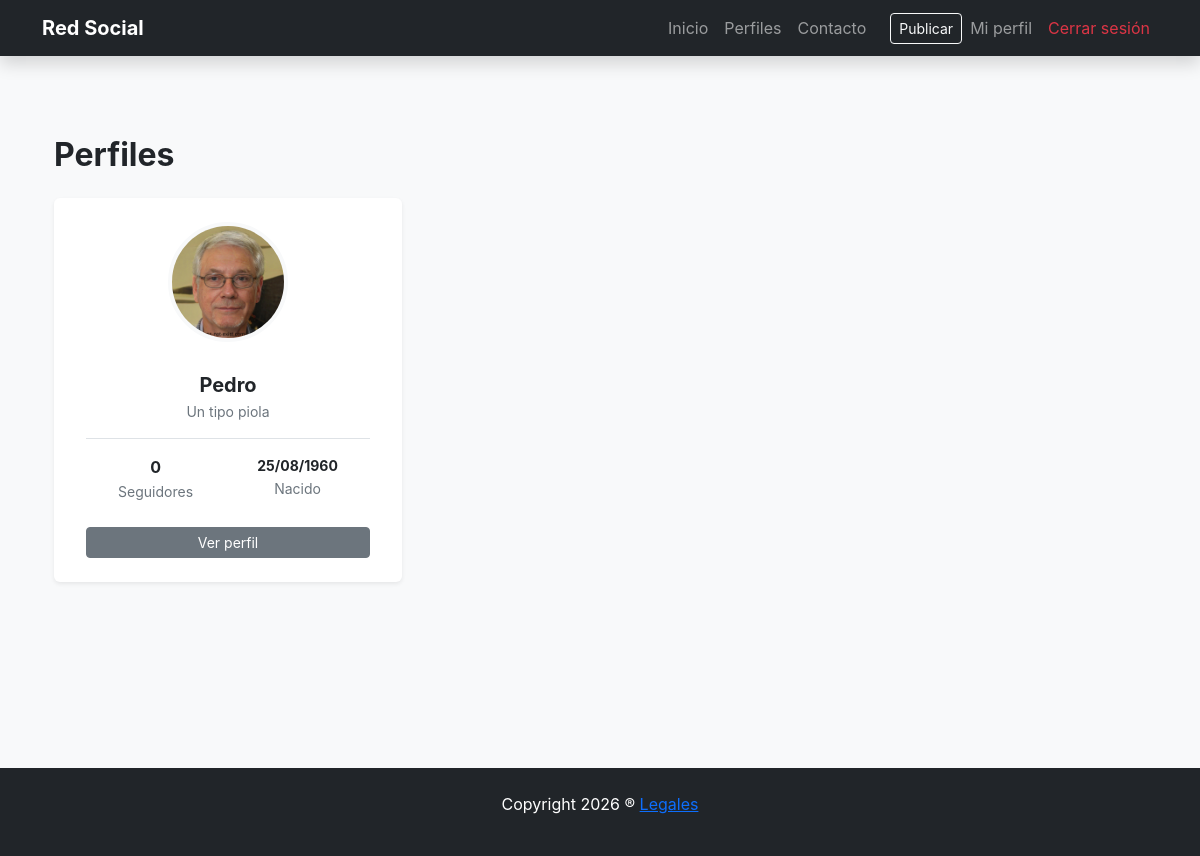
/profile/list/ (signed in), run on an earlier commit of the app's database.
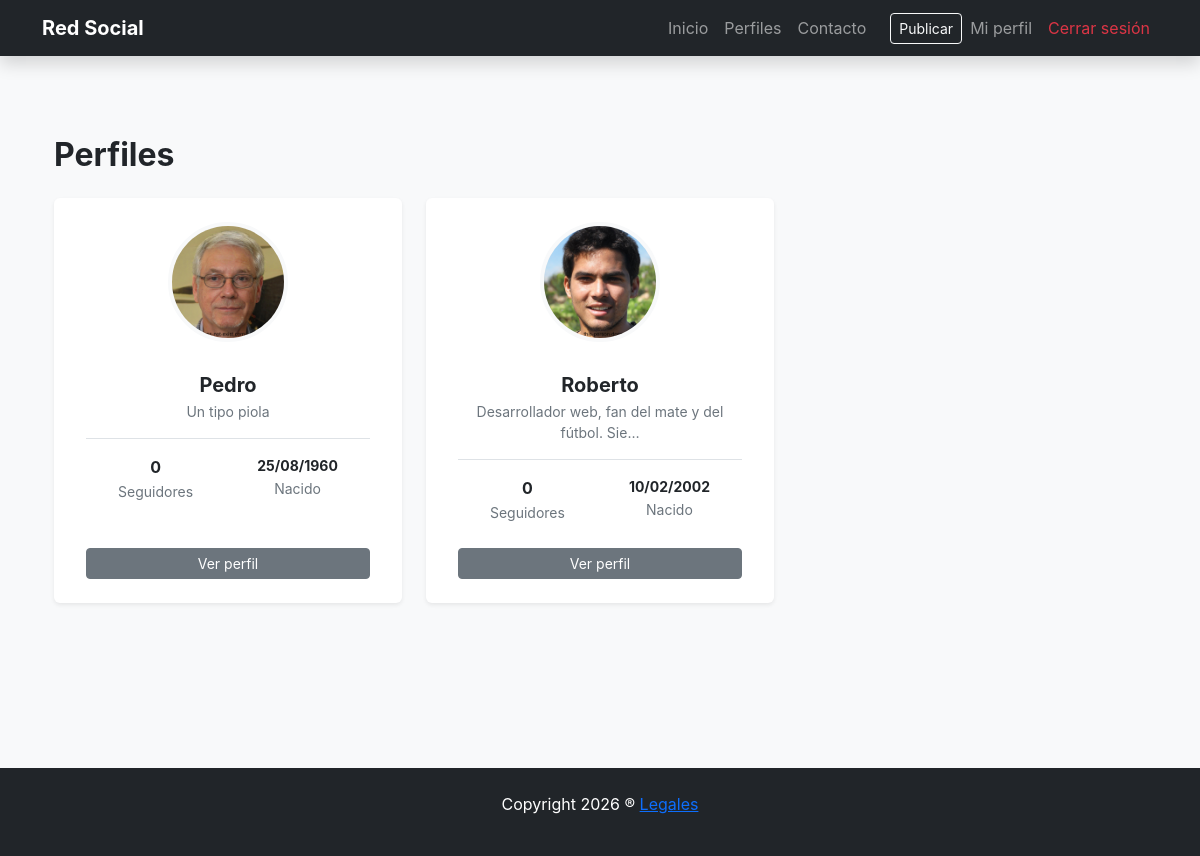
And on a later commit of the database.
### profiles/models.py (models this page shows, shortened)
class UserProfile(models.Model):
    user = models.OneToOneField(User, on_delete=models.CASCADE, related_name='profile')
    profile_picture = models.ImageField('Imagen de perfil', upload_to='profile_picture/', blank=True, null=True)
    bio =models.TextField('Biografia', max_length=500, blank=True)
    birth_date = models.DateField('Fecha de nacimiento', null=True, blank=True)
    followers = models.ManyToManyField('self', symmetrical=False, related_name='following', through='Follow')
    class Meta:
        verbose_name = 'Perfil'
        verbose_name_plural = 'Pefiles'

### RedSocial/views.py (the view)
# urls.py: path('profile/list/', ProfileListView.as_view(), name ='profile_list'),
class ProfileListView(ListView):
    model = UserProfile
    template_name = "general/profile_list.html"
    context_object_name = "profiles"
    def get_queryset(self):
        queryset = UserProfile.objects.all().order_by('user__username')
        queryset = queryset.exclude(user__is_superuser=True)
        if self.request.user.is_authenticated:
            queryset = queryset.exclude(user=self.request.user)
        return queryset

### RedSocial/templates/general/profile_list.html (shortened to what this page needs)
{% extends "general/layout.html" %}
{% block page_content %}
    <div class="container mt-4">
        <h2 class="mb-4 fw-bold">Perfiles</h2>
        <div class="row g-4">
            {% for profile in profiles %}
                <article class="col-12 col-sm-6 col-md-4">
                    <div class="card h-100 shadow-sm border-0 text-center p-3">
                        <div class="profile-img-container mx-auto mt-2">
                            {% if profile.profile_picture %}
                                <img class="profile-card-img" src="{{ profile.profile_picture.url }}" alt="Imagen de {{ profile.user.username }}">
                            {% else %}
                                <div class="bg-light d-flex align-items-center justify-content-center h-100">
                                    <i class="text-muted small">Sin foto</i>
                                </div>
                            {% endif %}
                        </div>
                        <div class="card-body">
                            <h4 class="fw-bold h5 mb-1">{{ profile.user.username }}</h4>
                            <p class="text-muted small mb-3">
                                {{ profile.bio|default:"Sin biografía"|truncatechars:50 }}
                            </p>
                            <div class="d-flex justify-content-around border-top pt-3">
                                <div class="text-center">
                                    <span class="d-block fw-bold">{{ profile.followers.count }}</span>
                                    <small class="text-muted">Seguidores</small>
                                </div>
                                <div class="text-center">
                                    <span class="d-block fw-bold small text-truncate" style="max-width: 100px;">
                                        {{ profile.birth_date|date:"d/m/Y"|default:"-" }}
                                    </span>
                                    <small class="text-muted">Nacido</small>
                                </div>
                            </div>
                        </div>
                        <div class="card-footer bg-white border-0">
                            <a href="{% url 'profile_detail' profile.pk %}" class="btn btn-secondary btn-sm w-100">
                                Ver perfil
                            </a>
                        </div>
                    </div>
                </article>
            {% endfor %}
        </div>
    </div>
{% endblock %}

What changed in the data, as far as the page shows it:
added UserProfile: profile_picture (picture), user.username "Roberto", bio "Desarrollador web, fan del mate y del fútbol. Sie…", followers.count "0", birth_date "10/02/2002"
